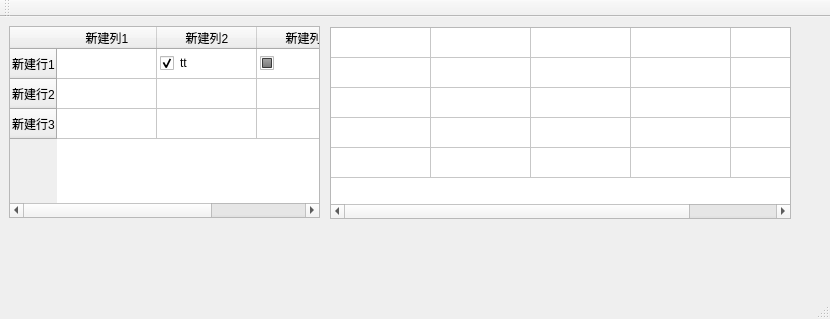
<?xml version="1.0" encoding="UTF-8"?>
<ui version="4.0">
 <class>QTableMainWnd</class>
 <widget class="QMainWindow" name="QTableMainWnd">
  <property name="geometry">
   <rect>
    <x>0</x>
    <y>0</y>
    <width>830</width>
    <height>319</height>
   </rect>
  </property>
  <property name="windowTitle">
   <string>QTableMainWnd</string>
  </property>
  <widget class="QWidget" name="centralWidget">
   <widget class="QTableWidget" name="tableWidget">
    <property name="geometry">
     <rect>
      <x>9</x>
      <y>9</y>
      <width>311</width>
      <height>192</height>
     </rect>
    </property>
    <row>
     <property name="text">
      <string>新建行1</string>
     </property>
    </row>
    <row>
     <property name="text">
      <string>新建行2</string>
     </property>
    </row>
    <row>
     <property name="text">
      <string>新建行3</string>
     </property>
    </row>
    <column>
     <property name="text">
      <string>新建列1</string>
     </property>
    </column>
    <column>
     <property name="text">
      <string>新建列2</string>
     </property>
    </column>
    <column>
     <property name="text">
      <string>新建列3</string>
     </property>
    </column>
    <item row="0" column="0">
     <property name="text">
      <string/>
     </property>
     <property name="flags">
      <set>ItemIsSelectable|ItemIsUserCheckable|ItemIsEnabled</set>
     </property>
    </item>
    <item row="0" column="1">
     <property name="text">
      <string>tt</string>
     </property>
     <property name="checkState">
      <enum>Checked</enum>
     </property>
    </item>
    <item row="0" column="2">
     <property name="text">
      <string/>
     </property>
     <property name="checkState">
      <enum>PartiallyChecked</enum>
     </property>
    </item>
   </widget>
   <widget class="QTableWidget" name="tableWidget_2">
    <property name="geometry">
     <rect>
      <x>330</x>
      <y>10</y>
      <width>461</width>
      <height>192</height>
     </rect>
    </property>
    <attribute name="horizontalHeaderVisible">
     <bool>false</bool>
    </attribute>
    <attribute name="verticalHeaderVisible">
     <bool>false</bool>
    </attribute>
    <row>
     <property name="text">
      <string>新建行</string>
     </property>
    </row>
    <row>
     <property name="text">
      <string>新建行</string>
     </property>
    </row>
    <row>
     <property name="text">
      <string>新建行</string>
     </property>
    </row>
    <row>
     <property name="text">
      <string>新建行2</string>
     </property>
    </row>
    <row>
     <property name="text">
      <string>新建行3</string>
     </property>
    </row>
    <column>
     <property name="text">
      <string>xinjianlie1</string>
     </property>
    </column>
    <column>
     <property name="text">
      <string>新建列</string>
     </property>
    </column>
    <column>
     <property name="text">
      <string>新建列2</string>
     </property>
    </column>
    <column>
     <property name="text">
      <string>新建列3</string>
     </property>
    </column>
    <column>
     <property name="text">
      <string>新建列4</string>
     </property>
    </column>
   </widget>
  </widget>
  <widget class="QMenuBar" name="menuBar">
   <property name="geometry">
    <rect>
     <x>0</x>
     <y>0</y>
     <width>830</width>
     <height>23</height>
    </rect>
   </property>
  </widget>
  <widget class="QToolBar" name="mainToolBar">
   <attribute name="toolBarArea">
    <enum>TopToolBarArea</enum>
   </attribute>
   <attribute name="toolBarBreak">
    <bool>false</bool>
   </attribute>
  </widget>
  <widget class="QStatusBar" name="statusBar"/>
 </widget>
 <layoutdefault spacing="6" margin="11"/>
 <resources/>
 <connections/>
</ui>
